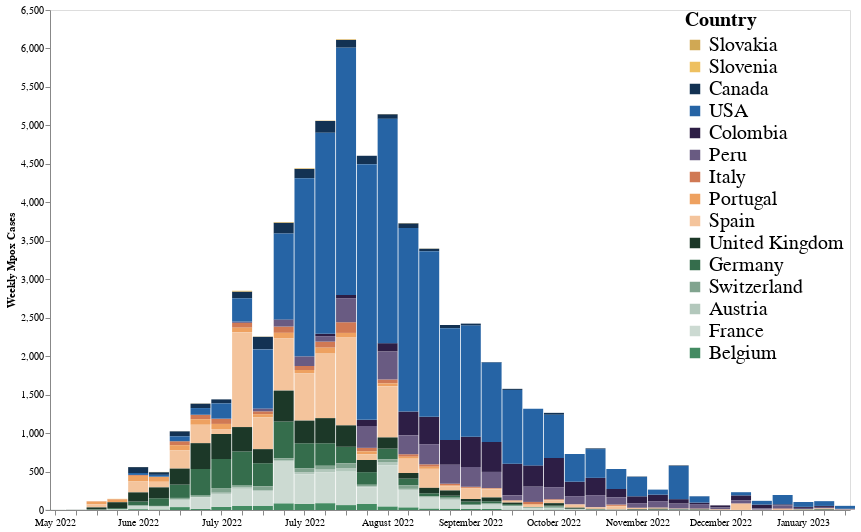

This figure's notebook cell:
### Code cell
weekly_prevalence['order'] = weekly_prevalence['location'].replace(
    {val: i for i, val in enumerate(colors.keys())}
)

weekly_cases_country = alt.Chart(weekly_prevalence).mark_bar(interpolate = "monotone", size =20).encode(
    alt.X("date:T", axis=alt.Axis( title="", grid=False, format="%B %Y")),
    alt.Y("cases", axis=alt.Axis( grid=False, title= "Weekly Mpox Cases")), 
    alt.Color("location:N", title = "country",  scale=alt.Scale(domain=list(colors.keys()), range=list(colors.values())), legend=alt.Legend(title = "Country", orient = "right",offset = -165, labelFontSize = 20, titleFontSize = 20, symbolSize = 110)), 
    alt.Order("order", sort = "descending")).properties(
    width = 800,
    height = 500
)
weekly_cases_country

### Figure 1 — Vega-Lite specification as saved in the notebook (floating-point values rounded to 4 significant figures; data arrays with more than 128 entries replaced by an {"elided": "..."} marker saying what was removed)
{"config": {"view": {"continuousWidth": 400, "continuousHeight": 300}}, "data": {"name": "data-6afcb7f227408069b7696b71755d6032"}, "mark": {"type": "bar", "interpolate": "monotone", "size": 20}, "encoding": {"color": {"field": "location", "legend": {"labelFontSize": 20, "offset": -165, "orient": "right", "symbolSize": 110, "title": "Country", "titleFontSize": 20}, "scale": {"domain": ["Slovakia", "Slovenia", "Canada", "USA", "Colombia", "Peru", "Italy", "Portugal", "Spain", "United Kingdom", "Germany", "Switzerland", "Austria", "France", "Belgium"], "range": ["#D0A854", "#EEC060", "#133253", "#2664A5", "#2D1E45", "#695B82", "#D07954", "#EEA160", "#F4C49C", "#1C3828", "#356D4C", "#81A48F", "#B3C8BC", "#CCDAD2", "#438B62"]}, "title": "country", "type": "nominal"}, "order": {"field": "order", "sort": "descending", "type": "quantitative"}, "x": {"axis": {"format": "%B %Y", "grid": false, "title": ""}, "field": "date", "type": "temporal"}, "y": {"axis": {"grid": false, "title": "Weekly Mpox Cases"}, "field": "cases", "type": "quantitative"}}, "height": 500, "width": 800, "$schema": "https://vega.github.io/schema/vega-lite/v4.17.0.json", "datasets": {"data-6afcb7f227408069b7696b71755d6032": {"elided": "533 records"}}}
